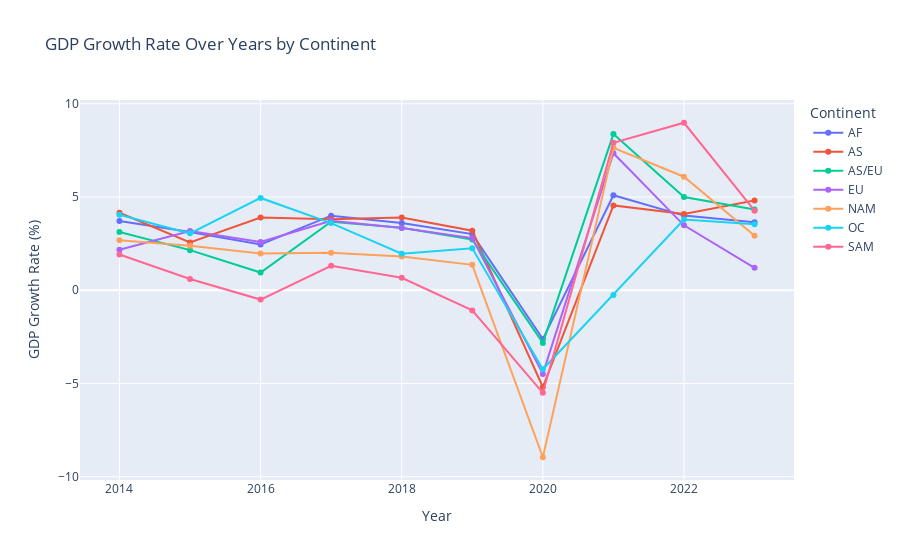

This figure's notebook cell:
### Code cell
# Plotting GDP Growth Against Time for Every Continent

# Filter GDP Growth Rate columns
gdp_growth_cols = [col for col in world_mean_reset.columns if 'GDP Growth Rate %' in col]

# Reshape the DataFrame
gdp_long = world_mean_reset.melt(id_vars=['Continent'], 
                          value_vars=gdp_growth_cols, 
                          var_name='Year', 
                          value_name='GDP Growth Rate')

# Extract the year from the column name
gdp_long['Year'] = gdp_long['Year'].str.extract(r'\[(\d{4})\]').astype(int)

fig = px.line(gdp_long, x='Year', y='GDP Growth Rate', color='Continent',
              labels={'GDP Growth Rate': 'GDP Growth Rate (%)', 'Year': 'Year'},
              title='GDP Growth Rate Over Years by Continent')

# Show the plot
fig.update_traces(mode='lines+markers')
fig.show()

# Insights
# The GDP Growth Rate % per continent seem to generally follow the same trend across all continents
# All continents experiences a severe dip in GDP Growth Rate % in 2020 which can be attributed to the COVID-19 Pandemic
# From 2020-2022 the continents experienced a hike attributing to the economic recovery efforts post-pandemic
# In 2023, they all resumed to the initial growth rate% of 0-5%
# Asia generally seems to have higher GDP Growth Rate % while South America has generally low GDP Growth Rate %

### Figure 1 — Plotly figure (JSON) as saved in the notebook; plotly's stock layout.template omitted (floating-point values rounded to 4 significant figures)
{"data": [{"hovertemplate": "Continent=AF<br>Year=%{x}<br>GDP Growth Rate (%)=%{y}<extra></extra>", "legendgroup": "AF", "line": {"color": "#636efa", "dash": "solid"}, "marker": {"symbol": "circle"}, "mode": "lines+markers", "name": "AF", "orientation": "v", "showlegend": true, "type": "scatter", "x": [2014, 2015, 2016, 2017, 2018, 2019, 2020, 2021, 2022, 2023], "xaxis": "x", "y": [3.712, 3.127, 2.456, 4.0, 3.612, 3.012, -2.621, 5.098, 4.004, 3.65], "yaxis": "y"}, {"hovertemplate": "Continent=AS<br>Year=%{x}<br>GDP Growth Rate (%)=%{y}<extra></extra>", "legendgroup": "AS", "line": {"color": "#EF553B", "dash": "solid"}, "marker": {"symbol": "circle"}, "mode": "lines+markers", "name": "AS", "orientation": "v", "showlegend": true, "type": "scatter", "x": [2014, 2015, 2016, 2017, 2018, 2019, 2020, 2021, 2022, 2023], "xaxis": "x", "y": [4.157, 2.561, 3.895, 3.802, 3.905, 3.193, -5.191, 4.548, 4.095, 4.809], "yaxis": "y"}, {"hovertemplate": "Continent=AS/EU<br>Year=%{x}<br>GDP Growth Rate (%)=%{y}<extra></extra>", "legendgroup": "AS/EU", "line": {"color": "#00cc96", "dash": "solid"}, "marker": {"symbol": "circle"}, "mode": "lines+markers", "name": "AS/EU", "orientation": "v", "showlegend": true, "type": "scatter", "x": [2014, 2015, 2016, 2017, 2018, 2019, 2020, 2021, 2022, 2023], "xaxis": "x", "y": [3.125, 2.15, 0.95, 3.675, 3.35, 2.725, -2.825, 8.375, 5.0, 4.325], "yaxis": "y"}, {"hovertemplate": "Continent=EU<br>Year=%{x}<br>GDP Growth Rate (%)=%{y}<extra></extra>", "legendgroup": "EU", "line": {"color": "#ab63fa", "dash": "solid"}, "marker": {"symbol": "circle"}, "mode": "lines+markers", "name": "EU", "orientation": "v", "showlegend": true, "type": "scatter", "x": [2014, 2015, 2016, 2017, 2018, 2019, 2020, 2021, 2022, 2023], "xaxis": "x", "y": [2.168, 3.171, 2.589, 3.726, 3.337, 2.797, -4.487, 7.35, 3.482, 1.205], "yaxis": "y"}, {"hovertemplate": "Continent=NAM<br>Year=%{x}<br>GDP Growth Rate (%)=%{y}<extra></extra>", "legendgroup": "NAM", "line": {"color": "#FFA15A", "dash": "solid"}, "marker": {"symbol": "circle"}, "mode": "lines+markers", "name": "NAM", "orientation": "v", "showlegend": true, "type": "scatter", "x": [2014, 2015, 2016, 2017, 2018, 2019, 2020, 2021, 2022, 2023], "xaxis": "x", "y": [2.684, 2.384, 1.968, 2.005, 1.805, 1.363, -8.958, 7.637, 6.089, 2.921], "yaxis": "y"}, {"hovertemplate": "Continent=OC<br>Year=%{x}<br>GDP Growth Rate (%)=%{y}<extra></extra>", "legendgroup": "OC", "line": {"color": "#19d3f3", "dash": "solid"}, "marker": {"symbol": "circle"}, "mode": "lines+markers", "name": "OC", "orientation": "v", "showlegend": true, "type": "scatter", "x": [2014, 2015, 2016, 2017, 2018, 2019, 2020, 2021, 2022, 2023], "xaxis": "x", "y": [4.05, 3.05, 4.95, 3.6, 1.963, 2.25, -4.238, -0.25, 3.788, 3.537], "yaxis": "y"}, {"hovertemplate": "Continent=SAM<br>Year=%{x}<br>GDP Growth Rate (%)=%{y}<extra></extra>", "legendgroup": "SAM", "line": {"color": "#FF6692", "dash": "solid"}, "marker": {"symbol": "circle"}, "mode": "lines+markers", "name": "SAM", "orientation": "v", "showlegend": true, "type": "scatter", "x": [2014, 2015, 2016, 2017, 2018, 2019, 2020, 2021, 2022, 2023], "xaxis": "x", "y": [1.917, 0.6, -0.5, 1.308, 0.6667, -1.083, -5.5, 7.908, 8.983, 4.267], "yaxis": "y"}], "layout": {"legend": {"title": {"text": "Continent"}, "tracegroupgap": 0}, "title": {"text": "GDP Growth Rate Over Years by Continent"}, "xaxis": {"anchor": "y", "domain": [0, 1], "title": {"text": "Year"}}, "yaxis": {"anchor": "x", "domain": [0, 1], "title": {"text": "GDP Growth Rate (%)"}}}}
